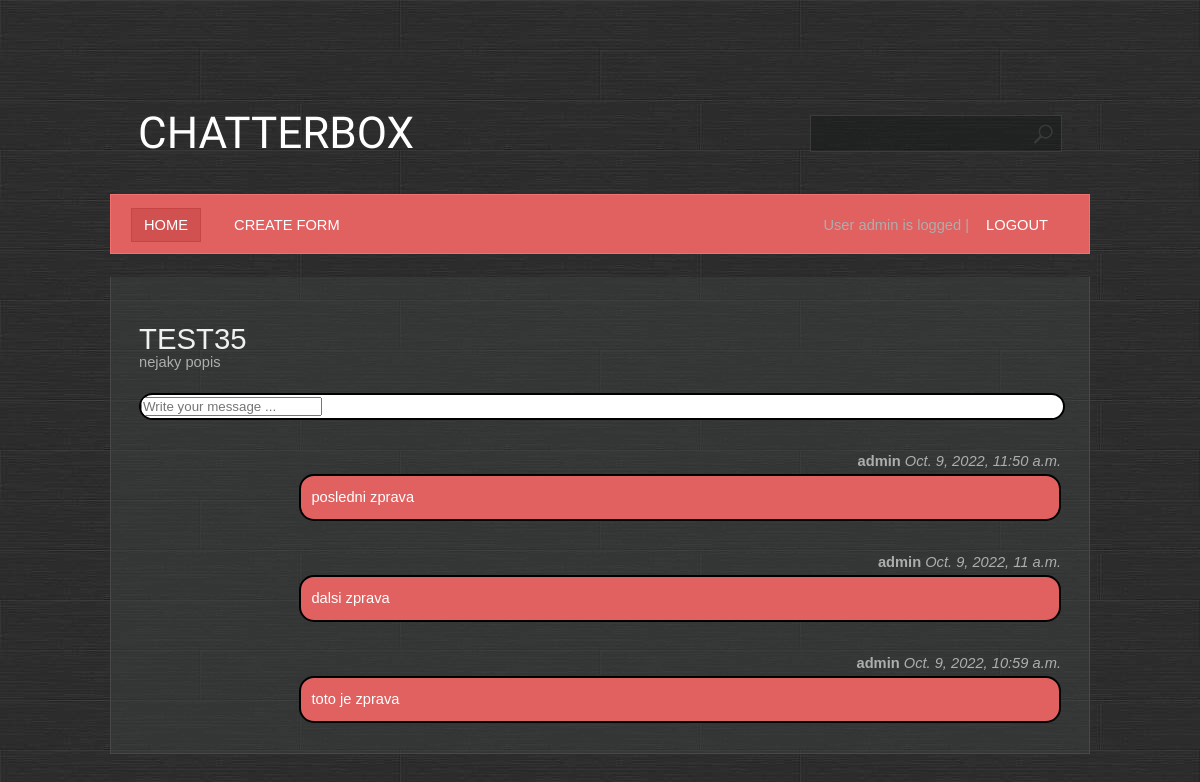
/room/5 (signed in), run on the app's committed database.
### base/models.py (models this page shows, shortened)
class Room(Model):
    name = models.CharField(max_length=200)
    description = models.TextField(null=True, blank=True)
    participants = models.ManyToManyField(User, related_name='participants', blank=True)
    created = models.DateTimeField(auto_now_add=True)
    updated = models.DateTimeField(auto_now=True)
    class Meta:
        ordering = ['created', 'name', 'updated']

class Message(Model):
    body = models.TextField()
    room = models.ForeignKey(Room, on_delete=models.CASCADE)
    user = models.ForeignKey(User, on_delete=models.CASCADE)
    created = models.DateTimeField(auto_now_add=True)
    updated = models.DateTimeField(auto_now=True)
    class Meta:
        ordering = ['-created', '-updated']

### base/views.py (the view, shortened to what this page needs)
# urls.py: path('room/<id>', base.views.room, name='room'),
@login_required
@permission_required(['base.view_room', 'base.view_message'])
def room(request, id):
    room = Room.objects.get(id=id)
    messages = room.message_set.all()
    context = {'room': room, 'messages': messages}
    return render(request, 'base/room.html', context)

### base/templates/base/room.html (shortened to what this page needs)
{% extends 'main.html' %}
{% block content %}
    <h1>{{ room.name }}</h1>
    <p>{{ room.description }}</p>
    <div class="box room__message">
        <form action="" method="POST">
            <div>
                <input name="body" placeholder="Write your message ...">
            </div>
        </form>
    </div>
    {% for message in messages %}
        <div class="box">
        {% if user == message.user %}
            <div style="float: right">
                <b>{{ message.user }}</b> <i>{{ message.created }}</i>
            </div>
            <div class="message" style="float: right; background-color: #e16060; color: white;">
                {{ message.body }}
            </div>
        {% endif %}
        </div>
    {% endfor %}
{% endblock %}

### templates/navbar.html
<ul>
    <li class="first active">
        <a href="{% url 'rooms' %}">Home</a>
    </li>
    {% if perms.base.add_room %}
    <li>
        <a href="{% url 'room_create' %}">Create form</a>
    </li>
    {% endif %}
    <li class="last-child">
        User {{ user }} is logged | <a href="{% url 'logout' %}">Logout</a>
    </li>
</ul><br class="clearfix"/>

### static/styles/style.css (style rules this page uses)
* { margin: 0; padding: 0; }
a { text-decoration: underline; color: #e8e8e8; }
body { font-size: 11pt; line-height: 1.6em; font-family: Arial, sans-serif; background: #9ea3a3; color: #adadad; background: url(/static/images/bg.jpg); }
h1,h2,h3,h4 { text-transform: uppercase; font-weight: normal; color: #f0f0f0; }
p { margin-bottom: 1.25em; }
ul { margin-bottom: 1.25em; }
ul { list-style: none; }
.last-child { float:right; }
.message { width: 80%; padding: 10px; color: black; background: #9ea3a3; border-radius: 15px; border: 2px solid black; }
.room__message { background: white; border-radius: 15px; border: 2px solid black; width: 100%; }
.box { overflow: hidden; margin: 0 0 30px 0; }
#menu a { text-decoration: none; text-transform: uppercase; color: #ffffff; padding: 8px 12px 8px 12px; border: solid 1px #e16060; }
#menu ul { list-style: none; }
#menu ul li { display: inline; padding: 0 8px 0 8px; }
#menu ul li.first { padding-left: 0; }
#menu ul li.active a { background: #D15050; border: solid 1px #C64545; }

### data on the page
Room: name "TEST35", description "nejaky popis"
Message: user "admin", created "Oct. 9, 2022, 11:50 a.m.", body "posledni zprava"
Message: user "admin", created "Oct. 9, 2022, 11 a.m.", body "dalsi zprava"
Message: user "admin", created "Oct. 9, 2022, 10:59 a.m.", body "toto je zprava"

### other printed values
{{ user }} "admin"
